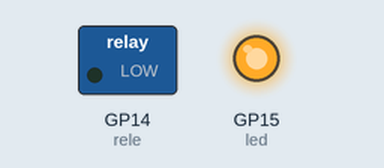
Recording of a program running on a simulated Raspberry Pi Pico running MicroPython. Parts: switched loads named in the program (green lamp = pin HIGH), output pins drawn as LEDs (lit = HIGH). What the program prints to the serial console is not drawn.

Above: at 1.0 s.
At 4.0 s:
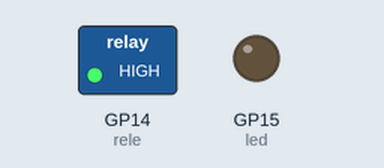
Timing chart, 0 to 7.8 s (numbered marks = the images above):
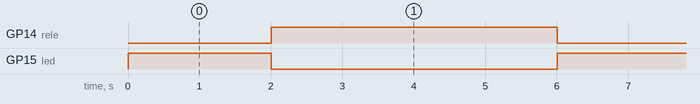

Measured:
- by itself, GP14 (rele): alternates HIGH for 4.0 s and LOW for 2.0 s
- by itself, GP15 (led): alternates HIGH for 2.0 s and LOW for 4.0 s

The program:

main.py
```python
"""
Relé - El Interruptor que Controla Grandes Cargas
==================================================

¿QUÉS ES UN RELÉ?
Un relé es como un interruptor controlado electrónicamente. Tiene dos
circuitos separados:

• Circuit de CONTROL (chiquito): recibe señales del microcontrolador
• Circuit de POTENCIA (grande): puede manejar voltajes y corrientes altas

Cuando le das señal al relé, INTERNAMENTE conecta dos contactos que
permiten pasar electricidad de alta potencia.

  Microcontrolador → Relé → Electrodomésticos (220V, 10A)

Esto es IMPRESINDIBLE porque:
• El Pico solo puede manejar 3.3V y pocos mA
• No puedes conectar un foco de 220V directamente
• El relé aísla el circuito de control del de potencia (seguridad)

📚 CÓMO FUNCIONA UN RELÉ:
─────────────────────────────────────────────────────────────────────────
Un relé tiene un electroimán внутри:

1. Cuando le das corriente al electroimán (circuito de control)
2. El electroimán atrae un contacto metálico
3.Eso conecta el circuito de alta potencia

  SIN señal → Electroimán desactivado → Contacto abierto → SIN corriente
  CON señal → Electroimán activo → Contacto cerrado → PASA corriente

Los relés tienen especificaciones importantes:
• Voltaje de bobina: 5V (el que usamos)
• Voltaje máximo del contacto: 250V AC (para casas)
• Corriente máxima: 10A (ampers)

⚠️ SEGURIDAD: Los relés de alta voltage pueden ser PELIGROSOS.
Solo úsalos si sabes lo que haces. En este ejemplo simulamos solo.

Hardware: Raspberry Pi Pico con MicroPython
Plataforma: Wokwi
Componentes:
  • LED indicador + resistor 220Ω
  • Módulo de relé 5V (tipo SRD-05VDC-SL-C)

📌 CONEXIONES FÍSICAS:
─────────────────────────────────────────────────────────
  LED indicador (en la protoboard):
    GPIO 15 ────► ÁNODO LED
    CÁTODO LED ──► Resistor 220Ω ──► GND

  Módulo relé:
    GPIO 14 (Pico) ────► IN (señal de control)
    VBUS (5V Pico) ────► VCC (power del módulo)
    GND (Pico) ─────────► GND

  El relé tiene 3 conexiones de salida (alta potencia):
    • COM (común) - siempre conectado
    • NO (normally open) - abierto cuando no hay señal
    • NC (normally closed) - cerrado cuando no hay señal

  Usamos NO: cuando se activa el relé, conecta COM con NO.

Lenguaje: MicroPython
"""

# ═══════════════════════════════════════════════════════════════════════════
# EXPLICACIÓN DEL CÓDIGO
# ═══════════════════════════════════════════════════════════════════════════

from machine import Pin
import time

# ─────────────────────────────────────────────────────────────────────────
# CONFIGURACIÓN DE PINES
# ─────────────────────────────────────────────────────────────────────────

# LED: muestra visualmente si el relé está activo
led = Pin(15, Pin.OUT)
led.value(0)  # Apagado al inicio

# Relé en GPIO 14
# ⚠️ IMPORTANTE: Muchos módulos de relé funcionan con LÓGICA INVERTIDA
# Nivel BAJO (0) = activar relé
# Nivel ALTO (1) = desactivar relé
# Esto es porque usan un transistor NPN que requiere eso
rele = Pin(14, Pin.OUT)
rele.value(1)  # Iniciar desactivado (contacto abierto)

# Contador de cambios de estado
cambios = 0


def activar_rele():
    """
    Activa el relé (conecta los contactos)

    En lógica invertida: 0 = activar
    """
    rele.value(0)  # Señal baja para activar
    led.value(1)  # LED indicador prendido
    print("🔋 RELÉ ACTIVADO ✅")
    print("   Contacto: CERRADO (corriente puede pasar)")
    print("   Si estuviera conectado un foco, ¡se prendería!")


def desactivar_rele():
    """
    Desactiva el relé (desconecta los contactos)

    En lógica invertida: 1 = desactivar
    """
    rele.value(1)  # Señal alta para desactivar
    led.value(0)  # LED indicador apagado
    print("⭕ RELÉ DESACTIVADO ❌")
    print("   Contacto: ABIERTO (corriente NO pasa)")
    print("   El dispositivo conectado está apagado")


# ═══════════════════════════════════════════════════════════════════════════
# BUCLE PRINCIPAL - Demo de relé
# ═══════════════════════════════════════════════════════════════════════════

print("🔌 INICIANDO: Control de Relé")
print("   GPIO 15 → LED indicador")
print("   GPIO 14 → Módulo relé")
print("=" * 50)
print("ℹ️  Demo: El relé se activa y desactiva cada 2 segundos")
print("   En un proyecto real, conectarías un electrodoméstico")
print("-" * 50)

# Demo: alternar relé cada 2 segundos
while True:
    # Activar (prender)
    activar_rele()
    cambios += 1
    print(f"📍 Ciclo #{cambios}: Relé PRENDIDO por 2 segundos")
    time.sleep(2)

    # Desactivar (apagar)
    desactivar_rele()
    cambios += 1
    print(f"📍 Ciclo #{cambios}: Relé APAGADO por 2 segundos")
    time.sleep(2)

    # Desactivar relé
    desactivar_rele()
    cambios += 1
    print(f"👉 Cambio #{cambios}: Apagado por 2 segundos")
    time.sleep(2)
```
